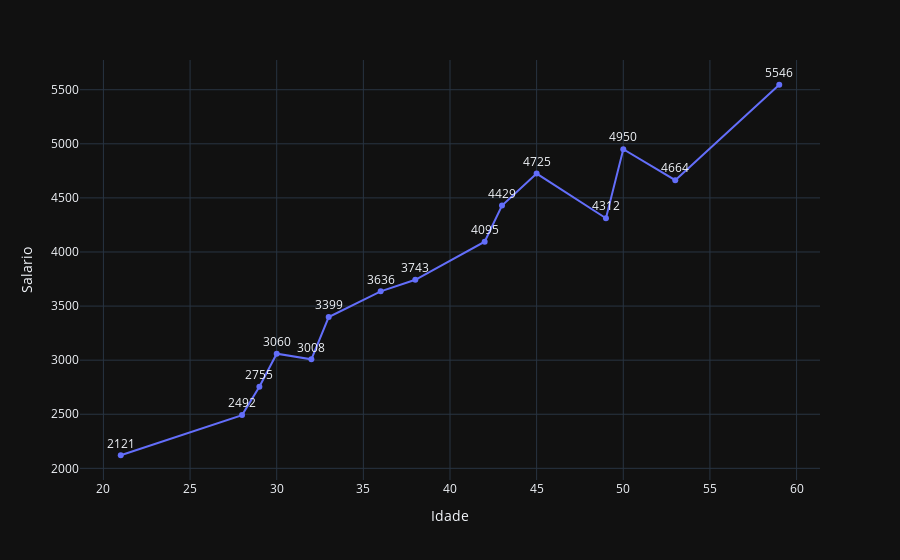

The cell this chart's notebook holds for it:
### Markdown cell above
## Gráfico de linha

### Code cell
# Calculando a média do salário por idade
salario_por_idade = dados.groupby('Idade')['Salario'].mean().reset_index()
print(salario_por_idade)

fig = px.line(
    salario_por_idade,
    x = 'Idade',
    y = 'Salario',
    width = 900,
    text = 'Salario' # ---> Adiciona os rótulos de dados
)

# AJUSTANDO OS RÓTULOS
fig.update_traces(textposition = 'top center')

fig.show()

### Figure 1 — Plotly figure (JSON) as saved in the notebook; plotly's stock layout.template omitted (floating-point values rounded to 4 significant figures)
{"data": [{"hovertemplate": "Idade=%{x}<br>Salario=%{text}<extra></extra>", "legendgroup": "", "line": {"color": "#636efa", "dash": "solid"}, "marker": {"symbol": "circle"}, "mode": "lines+markers+text", "name": "", "orientation": "v", "showlegend": false, "text": [2121.0, 2492.0, 2755.0, 3060.0, 3008.0, 3399.0, 3636.0, 3743.0, 4095.0, 4429.0, 4725.0, 4312.0, 4950.0, 4664.0, 5546.0], "x": [21, 28, 29, 30, 32, 33, 36, 38, 42, 43, 45, 49, 50, 53, 59], "xaxis": "x", "y": [2121.0, 2492.0, 2755.0, 3060.0, 3008.0, 3399.0, 3636.0, 3743.0, 4095.0, 4429.0, 4725.0, 4312.0, 4950.0, 4664.0, 5546.0], "yaxis": "y", "type": "scatter", "textposition": "top center"}], "layout": {"xaxis": {"anchor": "y", "domain": [0.0, 1.0], "title": {"text": "Idade"}}, "yaxis": {"anchor": "x", "domain": [0.0, 1.0], "title": {"text": "Salario"}}, "legend": {"tracegroupgap": 0}, "margin": {"t": 60}, "width": 900}}
